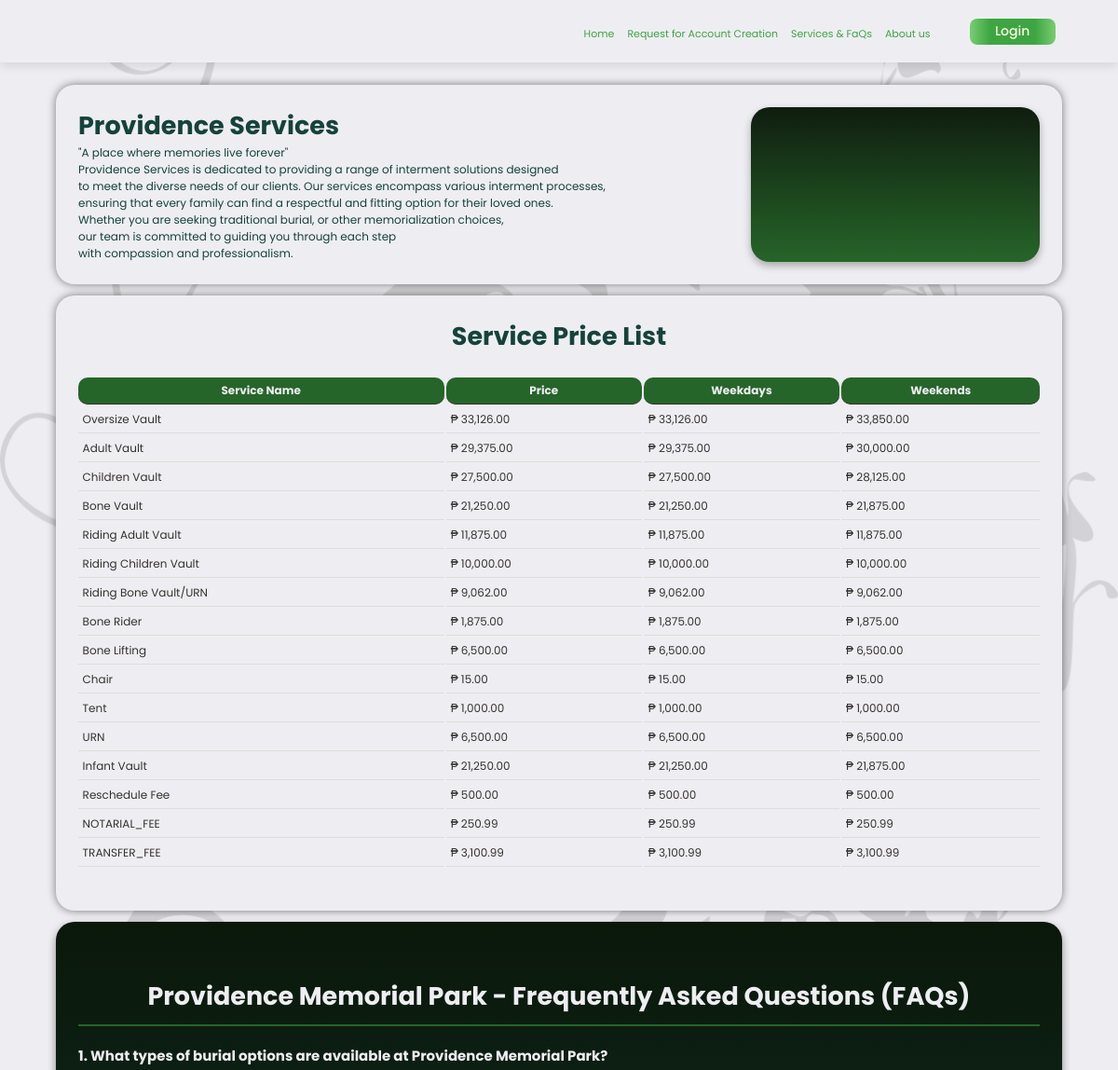
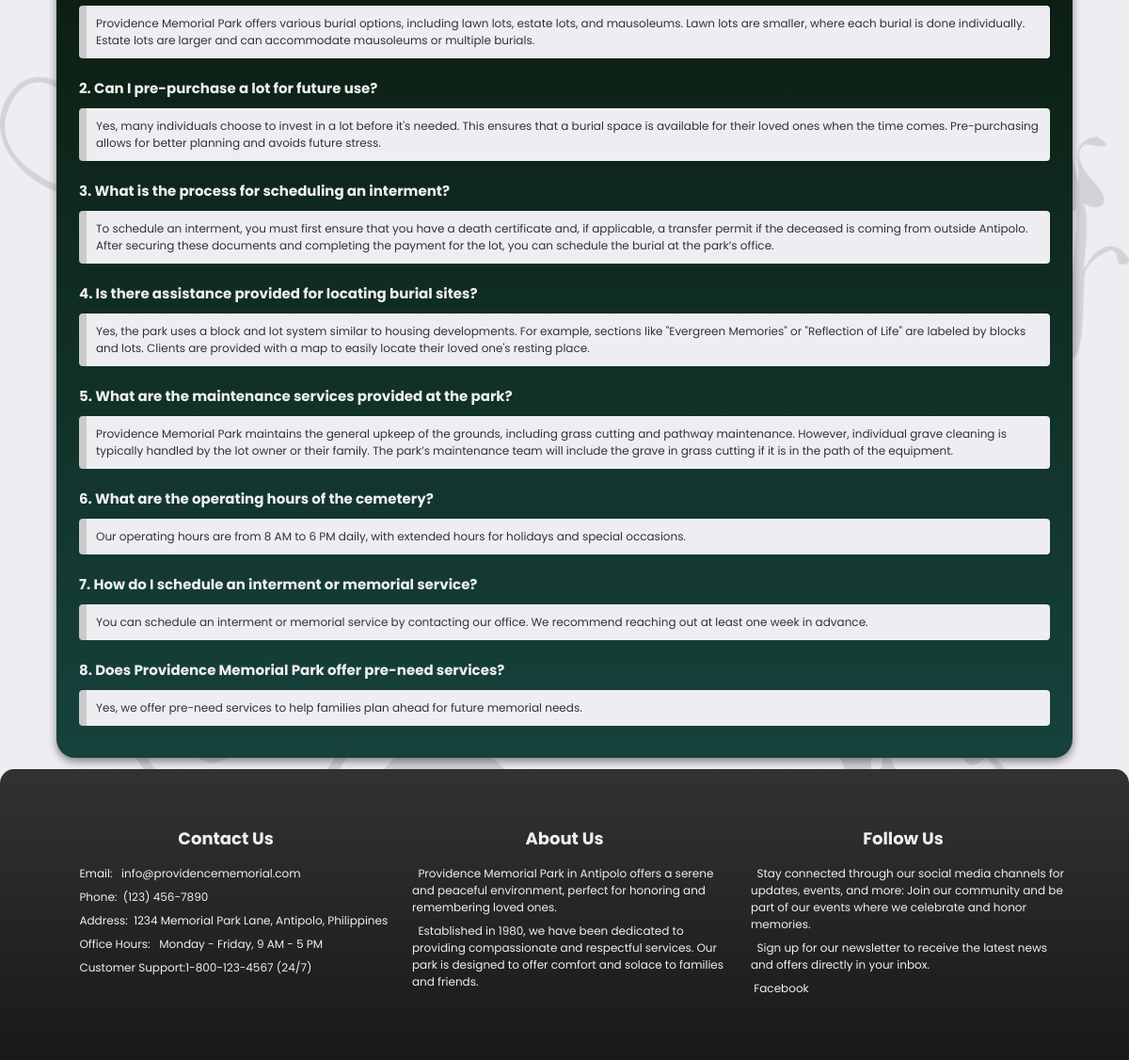
/indexservices.php, run on the app's committed database (2 pictures, top to bottom).
### tables this page shows
CREATE TABLE `interment_price` (
  `ID` int(11) NOT NULL,
  `NAME` varchar(250) NOT NULL,
  `PRICE` varchar(250) NOT NULL,
  `WEEKDAYS` varchar(250) NOT NULL,
  `WEEKENDS` varchar(250) NOT NULL
);

### indexservices.php (the view, shortened to what this page needs)
<!DOCTYPE html>
<html lang="en">
<head>
    <link rel="stylesheet" href="indexservices.css">
    <link rel="stylesheet" href="indexservices_mediaquery.css">
    <link rel="stylesheet" href="indexnavbar_meduaquery.css">
</head>
<body class="loaded">
    <header>
        <div class="navbar">
            <div class="logo"></div>
            <ul class="links">
                <li><a href="index.php">Home</a></li>
                <li><a href="requestaccount.php">Request for Account Creation</a></li>
                <li><a href="indexservices.php">Services & FaQs</a></li>
                <li><a href="aboutus.php">About us</a></li>
                <li><button class="btnLogin-popup">Login</button></li>
            </ul>
        </div>
    </header>
        <div class="top-section">
            <div class="firsttext">
                <h1>Providence Services</h1>
                <p>
                    "A place where memories live forever"<br>
                    Providence Services is dedicated to providing a range of interment solutions designed<br>
                    to meet the diverse needs of our clients. Our services encompass various interment processes,<br>
                    ensuring that every family can find a respectful and fitting option for their loved ones.<br>
                    Whether you are seeking traditional burial, or other memorialization choices,<br>
                    our team is committed to guiding you through each step<br>
                    with compassion and professionalism.
                </p>
            </div>
            <div class="text3dlogo">
                <model-viewer src="3dmodels/Intermentformlight.gltf" alt="A 3D model of a walking character"
                    shadow-intensity="1" ar animation-name="animation_name" autoplay="speed: 0.5"
                    class="providencegem" camera-orbit="45deg 73d 100m" auto-rotate camera-controls>
                </model-viewer>
            </div>
        </div>
        <div class="bottom-section">
            <h2>Service Price List</h2>
            <table class="table-container">
                <thead>
                    <tr>
                        <th>Service Name</th>
                        <th>Price</th>
                        <th>Weekdays</th>
                        <th>Weekends</th>
                    </tr>
                </thead>
                <tbody>
                    <?php
                    include 'dbconnection.php';
                    $sql = "SELECT NAME, PRICE, WEEKDAYS, WEEKENDS FROM interment_price";
                    $result = $conn->query($sql);
                    if ($result->num_rows > 0) {
                        while ($row = $result->fetch_assoc()) {
                            echo "<tr>
                                <td>" . htmlspecialchars($row["NAME"]) . "</td>
                                <td> ₱ " . htmlspecialchars($row["PRICE"]) . "</td>
                                <td> ₱ " . htmlspecialchars($row["WEEKDAYS"]) . "</td>
                                <td> ₱ " . htmlspecialchars($row["WEEKENDS"]) . "</td>
                              </tr>";
                        }
                    } else {
                        echo "<tr><td colspan='4'>No data available</td></tr>";
                    }
                    ?>
                </tbody>
            </table>
        </div>
    <div class="about">
        <div class="faqtitle">
            <h1>Providence Memorial Park - Frequently Asked Questions (FAQs)</h1>
        </div>
        <div class="faqinside">
            <h2>1. What types of burial options are available at Providence Memorial Park?</h2>
            <p>Providence Memorial Park offers various burial options, including lawn lots, estate lots, and mausoleums. Lawn lots are smaller, where each burial is done individually. Estate lots are larger and can accommodate mausoleums or multiple burials.</p>
            <h2>2. Can I pre-purchase a lot for future use?</h2>
            <p>Yes, many individuals choose to invest in a lot before it's needed. This ensures that a burial space is available for their loved ones when the time comes. Pre-purchasing allows for better planning and avoids future stress.</p>
            <h2>3. What is the process for scheduling an interment?</h2>
            <p>To schedule an interment, you must first ensure that you have a death certificate and, if applicable, a transfer permit if the deceased is coming from outside Antipolo. After securing these documents and completing the payment for the lot, you can schedule the burial at the park’s office.</p>
            <h2>4. Is there assistance provided for locating burial sites?</h2>
            <p>Yes, the park uses a block and lot system similar to housing developments. For example, sections like "Evergreen Memories" or "Reflection of Life" are labeled by blocks and lots. Clients are provided with a map to easily locate their loved one's resting place.</p>
            <h2>5. What are the maintenance services provided at the park?</h2>
            <p>Providence Memorial Park maintains the general upkeep of the grounds, including grass cutting and pathway maintenance. However, individual grave cleaning is typically handled by the lot owner or their family. The park’s maintenance team will include the grave in grass cutting if it is in the path of the equipment.</p>
            <h2>6. What are the operating hours of the cemetery?</h2>
            <p>Our operating hours are from 8 AM to 6 PM daily, with extended hours for holidays and special occasions.</p>
            <h2>7. How do I schedule an interment or memorial service?</h2>
            <p>You can schedule an interment or memorial service by contacting our office. We recommend reaching out at least one week in advance.</p>
            <h2>8. Does Providence Memorial Park offer pre-need services?</h2>
            <p>Yes, we offer pre-need services to help families plan ahead for future memorial needs.</p>
        </div>
    </div>
    <div class="footer">
        <div class="footer-column">
            <h3>Contact Us</h3>
            <p><ion-icon name="mail"></ion-icon> &nbsp; Email: &nbsp; <a href="mailto:info@providencememorial.com">info@providencememorial.com</a></p>
            <p><ion-icon name="call"></ion-icon>&nbsp; Phone:&nbsp; (123) 456-7890</p>
            <p><ion-icon name="location"></ion-icon>&nbsp; Address:&nbsp; 1234 Memorial Park Lane, Antipolo, Philippines</p>
            <p><ion-icon name="time"></ion-icon>&nbsp; Office Hours: &nbsp; Monday - Friday, 9 AM - 5 PM</p>
            <p><ion-icon name="person"></ion-icon>&nbsp;&nbsp;Customer Support:<a href="tel:18001234567">1-800-123-4567</a> (24/7)</p>
        </div>
        <div class="footer-column">
            <h3>About Us</h3>
            <p><ion-icon name="logo-ionic"></ion-icon> &nbsp; Providence Memorial Park in Antipolo offers a serene and peaceful environment, perfect for honoring and
                remembering loved ones.</p>
            <p><ion-icon name="logo-ionic"></ion-icon> &nbsp; Established in 1980, we have been dedicated to providing compassionate and respectful services. Our park is
                designed to offer comfort and solace to families and friends.</p>
        </div>
        <div class="footer-column">
            <h3>Follow Us</h3>
            <p><ion-icon name="logo-ionic"></ion-icon> &nbsp; Stay connected through our social media channels for updates, events, and more:
                Join our community and be part of our events where we celebrate and honor memories.</p>
            <p><ion-icon name="logo-ionic"></ion-icon> &nbsp; Sign up for our newsletter to receive the latest news and offers directly in your inbox.</p>
            <p><a href="#"><ion-icon name="logo-facebook"></ion-icon>&nbsp;Facebook</a></p>
        </div>
    </div>
</body>
</html>

### indexservices_mediaquery.css (style rules this page uses)
:root { --darkgreen:#16423C; --green:#3da542; --semidarkgreen:#266529; --lightgreen:#7fd175; --black:#343131; --lightblack:#CACACA; --pureblack:#191919; --white:#eeeef2; --khaki:#FFF5E0; --yellow:#FFD95A; }
@media (max-width: 1600px) { .firsttext h1 { font-size: 2.7rem; } }
@media (max-width: 1600px) { .firsttext p { font-size: 1.2rem; } }
@media (max-width: 1600px) { .bottom-section h2 { font-size: 2.7rem; } }
@media (max-width: 1600px) { .table-container th { font-size: 1.2rem; } }
@media (max-width: 1600px) { .table-container td { font-size: 1.2rem; } }
@media (max-width: 1600px) { .faqtitle h1 { font-size: 2.7rem; } }
@media (max-width: 1600px) { .faqinside h2 { font-size: 1.5rem; } }
@media (max-width: 1600px) { .faqinside p { font-size: 1.2rem; } }
@media (max-width: 1366px) { .top-section ,.bottom-section { width: 90%; left: 5%; } }
@media (max-width: 1366px) { .about { width: 90%; left: 5%; } }
@media (max-width: 1366px) { .firsttext h1 { font-size: 2.7rem; } }
@media (max-width: 1366px) { .firsttext p { font-size: 1.2rem; } }
@media (max-width: 1366px) { .bottom-section h2 { font-size: 2.7rem; } }
@media (max-width: 1366px) { .table-container th { font-size: 1.2rem; } }
@media (max-width: 1366px) { .table-container td { font-size: 1.2rem; } }
@media (max-width: 1366px) { .faqtitle h1 { font-size: 2.7rem; } }
@media (max-width: 1366px) { .faqinside h2 { font-size: 1.5rem; } }
@media (max-width: 1366px) { .faqinside p { font-size: 1.2rem; } }

### indexnavbar_meduaquery.css (style rules this page uses)
@media (max-width: 1769px) { .navbar a { font-size: 1.5rem; } }
@media (max-width: 1769px) { .navbar .btnLogin-popup { width: 14vh; height: 4.2vh; } }
@media (max-width: 1650px) { .navbar a { font-size: 1.3rem; } }
@media (max-width: 1650px) { .navbar .btnLogin-popup { width: 14vh; height: 4vh; } }
@media (max-width: 1650px) { .footer-column h3 { font-size: 2rem; text-align: center; padding-bottom: 2%; } }
@media (max-width: 1650px) { .footer-column p { font-size: 1.3rem; } }
@media (max-width: 1650px) { .footer a { font-size: 1.3rem; } }
@media (max-width: 1600px) { .logo { height: 55px; } }
@media (max-width: 1600px) { .footer-column h3 { font-size: 2rem; text-align: center; padding-bottom: 2%; } }
@media (max-width: 1600px) { .footer-column p { font-size: 1.3rem; } }
@media (max-width: 1600px) { .footer a { font-size: 1.3rem; } }
@media (max-width: 1566px) { .navbar a { font-size: 1.3rem; } }
@media (max-width: 1566px) { .navbar .btnLogin-popup { width: 13vh; height: 4.1vh; } }
@media (max-width: 1453px) { .navbar a { font-size: 1.2rem; margin-left: 15px; } }
@media (max-width: 1453px) { .navbar .btnLogin-popup { width: 13vh; height: 4vh; } }
@media (max-width: 1415px) { .footer-column h3 { font-size: 2rem; text-align: center; padding-bottom: 2%; } }
@media (max-width: 1415px) { .footer-column p { font-size: 1.3rem; } }
@media (max-width: 1415px) { .footer a { font-size: 1.3rem; } }
@media (max-width: 1344px) { .navbar a { font-size: 1.1rem; margin-left: 14px; } }
@media (max-width: 1344px) { .navbar .btnLogin-popup { width: 12vh; height: 4vh; } }
@media (max-width: 1256px) { .footer-column h3 { font-size: 1.8rem; text-align: center; padding-bottom: 2%; } }
@media (max-width: 1256px) { .footer-column p { font-size: 1.2rem; } }
@media (max-width: 1256px) { .footer a { font-size: 1.2rem; } }

### data on the page
interment_price: NAME "Oversize Vault", PRICE "33,126.00", WEEKDAYS "33,126.00", WEEKENDS "33,850.00"
interment_price: NAME "Adult Vault", PRICE "29,375.00", WEEKDAYS "29,375.00", WEEKENDS "30,000.00"
interment_price: NAME "Children Vault", PRICE "27,500.00", WEEKDAYS "27,500.00", WEEKENDS "28,125.00"
interment_price: NAME "Bone Vault", PRICE "21,250.00", WEEKDAYS "21,250.00", WEEKENDS "21,875.00"
interment_price: NAME "Riding Adult Vault", PRICE "11,875.00", WEEKDAYS "11,875.00", WEEKENDS "11,875.00"
interment_price: NAME "Riding Children Vault", PRICE "10,000.00", WEEKDAYS "10,000.00", WEEKENDS "10,000.00"
interment_price: NAME "Riding Bone Vault/URN", PRICE "9,062.00", WEEKDAYS "9,062.00", WEEKENDS "9,062.00"
interment_price: NAME "Bone Rider", PRICE "1,875.00", WEEKDAYS "1,875.00", WEEKENDS "1,875.00"
interment_price: NAME "Bone Lifting", PRICE "6,500.00", WEEKDAYS "6,500.00", WEEKENDS "6,500.00"
interment_price: NAME "Chair", PRICE "15.00", WEEKDAYS "15.00", WEEKENDS "15.00"
interment_price: NAME "Tent", PRICE "1,000.00", WEEKDAYS "1,000.00", WEEKENDS "1,000.00"
interment_price: NAME "URN", PRICE "6,500.00", WEEKDAYS "6,500.00", WEEKENDS "6,500.00"
interment_price: NAME "Infant Vault", PRICE "21,250.00", WEEKDAYS "21,250.00", WEEKENDS "21,875.00"
interment_price: NAME "Reschedule Fee", PRICE "500.00", WEEKDAYS "500.00", WEEKENDS "500.00"
interment_price: NAME "NOTARIAL_FEE", PRICE "250.99", WEEKDAYS "250.99", WEEKENDS "250.99"
interment_price: NAME "TRANSFER_FEE", PRICE "3,100.99", WEEKDAYS "3,100.99", WEEKENDS "3,100.99"
